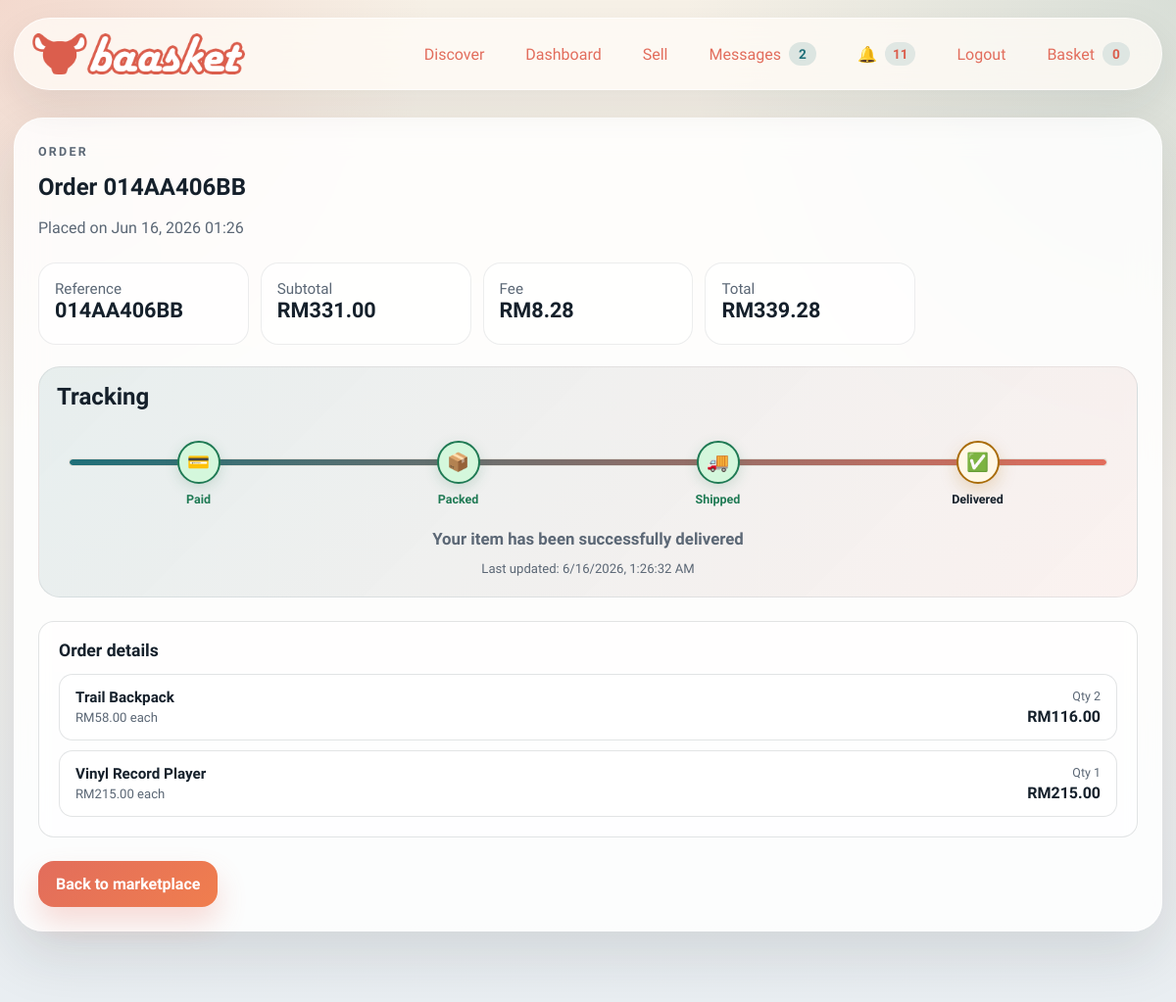
The page /orders/14 (signed in) on the database its author committed.
### models.py (models this page shows)
class OrderModel(db.Model):
    id = db.Column(db.Integer, primary_key=True)
    buyer_name = db.Column(db.String(80), nullable=False)
    buyer_email = db.Column(db.String(120), nullable=False, default="")
    payment_method = db.Column(db.String(40), nullable=False)
    subtotal = db.Column(db.Numeric(10, 2), nullable=False)
    fee = db.Column(db.Numeric(10, 2), nullable=False)
    total = db.Column(db.Numeric(10, 2), nullable=False)
    reference = db.Column(db.String(24), nullable=False, index=True)
    note = db.Column(db.Text, nullable=False, default="")
    created_at = db.Column(db.DateTime, nullable=False, default=datetime.utcnow, index=True)
    tracking_status = db.Column(db.String(40), nullable=False, default="paid")
    tracking_updated_at = db.Column(db.DateTime, nullable=True)
    offer_id = db.Column(db.Integer, db.ForeignKey("offer.id"), nullable=True, index=True)
    items = db.relationship("OrderItemModel", backref="order", lazy=True, cascade="all, delete-orphan")
    @property
    def subtotal_label(self) -> str:
        return f"RM{Decimal(self.subtotal):,.2f}"
    @property
    def fee_label(self) -> str:
        return f"RM{Decimal(self.fee):,.2f}"
    @property
    def total_label(self) -> str:
        return f"RM{Decimal(self.total):,.2f}"

class OrderItemModel(db.Model):
    id = db.Column(db.Integer, primary_key=True)
    order_id = db.Column(db.Integer, db.ForeignKey("order_model.id"), nullable=False, index=True)
    listing_id = db.Column(db.Integer, db.ForeignKey("listing_model.id"), nullable=False, index=True)
    title = db.Column(db.String(140), nullable=False)
    quantity = db.Column(db.Integer, nullable=False, default=1)
    unit_price = db.Column(db.Numeric(10, 2), nullable=False)
    line_total = db.Column(db.Numeric(10, 2), nullable=False)
    @property
    def unit_price_label(self) -> str:
        return f"RM{Decimal(self.unit_price):,.2f}"
    @property
    def line_total_label(self) -> str:
        return f"RM{Decimal(self.line_total):,.2f}"

### main.py (the view)
	@app.get('/orders/<int:order_id>') # logistic
	@login_required
	def order_detail(order_id: int) -> ResponseReturnValue:
		order = db.session.get(OrderModel, order_id)
		if order is None:
			flash('Order not found', 'warning')
			return redirect(url_for('index'))
		return render_template('order_detail.html', order=order, title='Order Details')

### models.py (called while the page is built)
@login_manager.user_loader
def load_user(user_id: str) -> User | None:
    if not user_id.isdigit():
        return None
    return db.session.get(User, int(user_id))

### payment.py (called while the page is built)
    def options(self) -> tuple[dict[str, object], ...]:
        return tuple(
            {
                "code": strategy.code,
                "label": strategy.label,
                "fee_rate": getattr(strategy, "fee_rate", Decimal("0.00")),
            }
            for strategy in self._strategies.values()
        )

### templates/order_detail.html (shortened to what this page needs)
{% extends "base.html" %}
{% block content %}
<section class="card-surface reveal order-detail" data-reveal>
  <div class="section-heading compact">
    <p class="eyebrow">Order</p>
    <h1>Order {{ order.reference }}</h1>
    <p>Placed on {{ order.created_at.strftime('%b %d, %Y %H:%M') }}</p>
  </div>
  <div class="receipt-grid">
    <article>
      <span>Reference</span>
      <strong>{{ order.reference }}</strong>
    </article>
    <article>
      <span>Subtotal</span>
      <strong>{{ order.subtotal_label }}</strong>
    </article>
    <article>
      <span>Fee</span>
      <strong>{{ order.fee_label }}</strong>
    </article>
    <article>
      <span>Total</span>
      <strong>{{ order.total_label }}</strong>
    </article>
  </div>
  <div class="panel-note receipt-note tracking-panel">
    <h2>Tracking</h2>
    <div class="tracking-progress" id="tracking-progress" data-status="{{ order.tracking_status }}">
      <div class="tracking-progress__track">
        <div class="tracking-progress__fill" id="tracking-fill"></div>
      </div>
      <ol class="tracking-progress__nodes">
        <li class="tracking-node" data-step="paid">
          <span class="tracking-node__dot" aria-hidden="true">💳</span>
          <span class="tracking-node__label">Paid</span>
        </li>
        <li class="tracking-node" data-step="packed">
          <span class="tracking-node__dot" aria-hidden="true">📦</span>
          <span class="tracking-node__label">Packed</span>
        </li>
        <li class="tracking-node" data-step="shipped">
          <span class="tracking-node__dot" aria-hidden="true">🚚</span>
          <span class="tracking-node__label">Shipped</span>
        </li>
        <li class="tracking-node" data-step="delivered">
          <span class="tracking-node__dot" aria-hidden="true">✅</span>
          <span class="tracking-node__label">Delivered</span>
        </li>
      </ol>
    </div>
    <p class="tracking-status-text" id="tracking-status-text"></p>
    <p class="tracking-meta" id="tracking-meta"></p>
  </div>
  <section class="order-items-panel">
    <h2>Order details</h2>
    {% if order.items %}
      <div class="order-items-list">
        {% for item in order.items %}
          <article class="order-item-row">
            <div class="order-item-row__info">
              <h3>{{ item.title }}</h3>
              <p>{{ item.unit_price_label }} each</p>
            </div>
            <div class="order-item-row__meta">
              <span class="order-item-row__qty">Qty {{ item.quantity }}</span>
              <strong>{{ item.line_total_label }}</strong>
            </div>
          </article>
        {% endfor %}
      </div>
    {% else %}
      <p class="order-items-empty">No item details available for this order.</p>
    {% endif %}
  </section>
  <a href="{{ url_for('index') }}" class="primary-button inline-button">Back to marketplace</a>
</section>
{% endblock %}

### rows shown on the page
OrderModel: reference "014AA406BB", created_at "Jun 16, 2026 01:26", subtotal_label "RM331.00", fee_label "RM8.28", total_label "RM339.28"
OrderItemModel: title "Trail Backpack", unit_price_label "RM58.00", quantity "2", line_total_label "RM116.00"
OrderItemModel: title "Vinyl Record Player", unit_price_label "RM215.00", quantity "1", line_total_label "RM215.00"

### other values the page prints
{{ chat_count }} "2"
{{ unread_count }} "11"
{{ cart_count }} "0"
